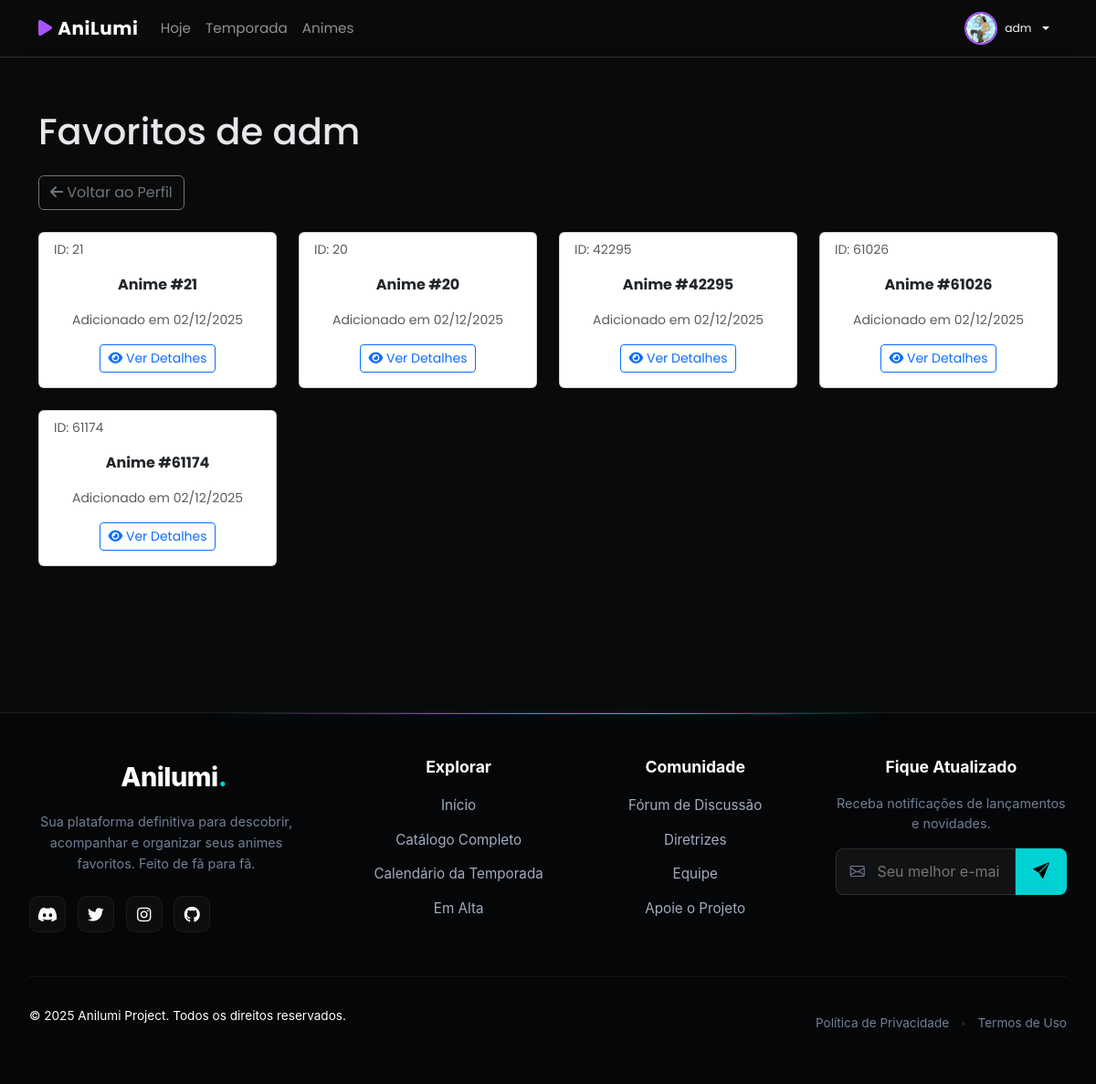
The app's page /perfil/adm/favoritos/ (signed in) with its own data.
### perfil/models.py (models this page shows, shortened)
class Perfil(models.Model):
    user = models.OneToOneField(User, on_delete=models.CASCADE, related_name='perfil')
    avatar = models.ImageField(
        upload_to="avatars/%Y/%m/",
        null=True,
        blank=True,
        help_text="Avatar do usuário (recomendado: 200x200px)"
    )
    bio = models.TextField(
        blank=True,
        max_length=500,
        help_text="Biografia do usuário (máx 500 caracteres)"
    )
    criado_em = models.DateTimeField(auto_now_add=True)
    atualizado_em = models.DateTimeField(auto_now=True)
    class Meta:
        verbose_name = 'Perfil'
        verbose_name_plural = 'Perfis'

### core/models.py (models this page shows, shortened)
class Favorito(models.Model):
    anime_id = models.IntegerField(help_text="ID do anime no MyAnimeList")
    user = models.ForeignKey(User, on_delete=models.CASCADE, related_name='favoritos_anime')
    criado_em = models.DateTimeField(auto_now_add=True)
    class Meta:
        verbose_name = 'Favorito'
        verbose_name_plural = 'Favoritos'
        unique_together = ('anime_id', 'user')
        ordering = ['-criado_em']
        indexes = [
            models.Index(fields=['user', '-criado_em']),
        ]

### perfil/views.py (the view)
# urls.py: path('<str:username>/favoritos/', views.todos_favoritos_usuario, name='todos_favoritos'),
def todos_favoritos_usuario(request, username):
    usuario = get_object_or_404(User, username=username)
    favoritos_qs = usuario.favoritos_anime.all().order_by('-criado_em')
    paginator = Paginator(favoritos_qs, 12)
    page_number = request.GET.get('page', 1)
    page_obj = paginator.get_page(page_number)
    context = {
        'usuario': usuario,
        'page_obj': page_obj,
        'favoritos': page_obj.object_list,
        'total': paginator.count,
    }
    return render(request, 'perfil/todos_favoritos.html', context)

### perfil/templates/perfil/todos_favoritos.html (shortened to what this page needs)
{% extends 'base.html' %}
{% block content %}
<div class="container py-5">
    <h1 class="mb-4">Favoritos de {{ usuario.get_full_name|default:usuario.username }}</h1>
    <a href="{% url 'perfil:ver' usuario.username %}" class="btn btn-outline-secondary mb-4">
        <i class="fas fa-arrow-left"></i> Voltar ao Perfil
    </a>
    {% if favoritos %}
        <div class="row g-4">
            {% for fav in favoritos %}
                <div class="col-md-3">
                    <div class="card h-100">
                        <small class="text-muted ps-3 pt-2">ID: {{ fav.anime_id }}</small>
                        <div class="card-body text-center">
                            <p class="card-text fw-bold">Anime #{{ fav.anime_id }}</p>
                            <small class="text-muted d-block mb-3">
                                Adicionado em {{ fav.criado_em|date:"d/m/Y" }}
                            </small>
                            <a href="{% url 'core:anime_detail' fav.anime_id %}" class="btn btn-sm btn-outline-primary">
                                <i class="fas fa-eye"></i> Ver Detalhes
                            </a>
                        </div>
                    </div>
                </div>
            {% endfor %}
        </div>
    {% else %}
        <div class="alert alert-secondary">
            <i class="fas fa-inbox"></i> Nenhum anime favoritado
        </div>
    {% endif %}
</div>
{% endblock %}

### animecalendar/templates/base.html (shortened to what this page needs)
<!doctype html>
<html lang="pt-br">
<head>
  <link
    href="https://cdn.jsdelivr.net/npm/bootstrap@5.3.3/dist/css/bootstrap.min.css"
    rel="stylesheet"
  >
  <link
    rel="stylesheet"
    href="https://cdn.jsdelivr.net/npm/bootstrap-icons@1.11.3/font/bootstrap-icons.css"
  >
  <link
    rel="stylesheet"
    href="https://cdnjs.cloudflare.com/ajax/libs/font-awesome/6.0.0/css/all.min.css"
  >
</head>
<body>
<nav class="navbar navbar-expand-lg navbar-dark fixed-top">
  <div class="container">
    <a class="navbar-brand" href="{% url 'landing' %}">
      <i class="fas fa-play navbar-brand-icon"></i>
      AniLumi
    </a>
    <div class="collapse navbar-collapse" id="mainNavbar">
      <ul class="navbar-nav me-auto mb-2 mb-lg-0">
        <li class="nav-item">
          <a class="nav-link {% if request.resolver_match.url_name == 'landing' %}active{% endif %}"
             href="{% url 'landing' %}">
            Hoje
          </a>
        </li>
        <li class="nav-item">
          <a class="nav-link {% if request.resolver_match.app_name == 'calendar_app' %}active{% endif %}"
             href="{% url 'calendar_app:month_current' %}">
            Temporada
          </a>
        </li>
        <li class="nav-item">
          <a class="nav-link {% if request.resolver_match.app_name == 'anime' %}active{% endif %}"
             href="{% url 'anime:anime_list' %}">
            Animes
          </a>
        </li>
      </ul>
      <div class="d-flex align-items-center gap-3">
        {% if user.is_authenticated %}
          <div class="dropdown">
            <button class="btn btn-link btn-sm text-light dropdown-toggle d-flex align-items-center gap-2" type="button" data-bs-toggle="dropdown" style="text-decoration: none; padding: 0.25rem 0.5rem;">
              {% with perfil=user.perfil %}
                {% if perfil.avatar %}
                  <img
                    src="{{ perfil.avatar.url }}"
                    alt="{{ user.username }}"
                    class="rounded-circle"
                    style="width: 36px; height: 36px; object-fit: cover; border: 2px solid var(--primary);"
                    title="{{ user.username }}"
                  >
                {% else %}
                  <i class="bi bi-person-circle" style="font-size: 1.3rem;"></i>
                {% endif %}
                <span class="d-none d-md-inline small">{{ user.username }}</span>
              {% endwith %}
            </button>
          </div>
        {% endif %}
      </div>
    </div>
  </div>
</nav>
<main class="py-4 mt-5">
  {% block content %}{% endblock %}
</main>
<footer class="anilumi-footer">
    <div class="footer-glow-line"></div>
    <div class="footer-container">
        <div class="footer-grid">
            <div class="footer-brand-col">
                <a href="/" class="footer-logo">Anilumi<span class="dot">.</span></a>
                <p class="brand-desc">
                    Sua plataforma definitiva para descobrir, acompanhar e organizar seus animes favoritos. Feito de fã para fã.
                </p>
                <div class="social-icons">
                    <a href="#" class="social-link discord" aria-label="Discord"><i class="fab fa-discord"></i></a>
                    <a href="#" class="social-link twitter" aria-label="Twitter"><i class="fab fa-twitter"></i></a>
                    <a href="#" class="social-link instagram" aria-label="Instagram"><i class="fab fa-instagram"></i></a>
                    <a href="#" class="social-link github" aria-label="Github"><i class="fab fa-github"></i></a>
                </div>
            </div>
            <div class="footer-nav-col">
                <h4 class="footer-heading">Explorar</h4>
                <ul class="footer-links">
                    <li><a href="{% url 'landing' %}">Início</a></li>
                    <li><a href="{% url 'anime:anime_list' %}">Catálogo Completo</a></li>
                    <li><a href="{% url 'calendar_app:month_current' %}">Calendário da Temporada</a></li>
                    <li><a href="#">Em Alta</a></li>
                </ul>
            </div>
            <div class="footer-nav-col">
                <h4 class="footer-heading">Comunidade</h4>
                <ul class="footer-links">
                    <li><a href="#">Fórum de Discussão</a></li>
                    <li><a href="#">Diretrizes</a></li>
                    <li><a href="#">Equipe</a></li>
                    <li><a href="#">Apoie o Projeto</a></li>
                </ul>
            </div>
            <div class="footer-newsletter-col">
                <h4 class="footer-heading">Fique Atualizado</h4>
                <p class="newsletter-desc">Receba notificações de lançamentos e novidades.</p>
                <form class="newsletter-form" onsubmit="event.preventDefault();">
                    <div class="input-wrapper">
                        <i class="bi bi-envelope"></i>
                        <input type="email" placeholder="Seu melhor e-mail">
                    </div>
                    <button type="submit" class="btn-subscribe">
                        <i class="bi bi-send-fill"></i>
                    </button>
                </form>
            </div>
        </div>
        <div class="footer-bottom">
            <p class="copyright">&copy; 2025 Anilumi Project. Todos os direitos reservados.</p>
            <div class="legal-links">
                <a href="#">Política de Privacidade</a>
                <span class="separator">•</span>
                <a href="#">Termos de Uso</a>
            </div>
        </div>
    </div>
</footer>
</body>
</html>

### animecalendar/templates/base.html (style rules this page uses)
:root { --primary: #a855f7; --primary-hover: #9333ea; --dark-bg: #0a0a0a; --navbar-bg: rgba(10, 10, 10, 0.9); --card-bg: #020617; --text-main: #e5e7eb; --text-sec: #9ca3af; }
body { background: var(--dark-bg); color: var(--text-main); font-family: 'Poppins', -apple-system, BlinkMacSystemFont, system-ui, sans-serif; }
.navbar { background: var(--navbar-bg); backdrop-filter: blur(10px); border-bottom: 1px solid rgba(148, 163, 184, 0.25); }
.navbar-brand { font-weight: 700; letter-spacing: 0.03em; display: flex; align-items: center; gap: 0.35rem; }
.navbar-brand-icon { color: var(--primary); }
.nav-link { font-size: 0.95rem; }
main { min-height: calc(100vh - 72px - 60px); }
footer { background: #0a0a0a; border-top: 1px solid rgba(255, 255, 255, 0.1) !important; color: #ffffff !important; padding: 3rem 0 !important; margin-top: 4rem !important; text-align: center; }
footer a { color: #a855f7; text-decoration: none; transition: all 0.3s ease; }
.anilumi-footer { background-color: #050608; border-top: 1px solid rgba(255, 255, 255, 0.05); padding: 4rem 0 2rem; position: relative; color: #a0aec0; font-family: 'Inter', sans-serif; margin-top: auto; }
.footer-container { max-width: 1400px; margin: 0 auto; padding: 0 2rem; }
.footer-glow-line { position: absolute; top: 0; left: 50%; transform: translateX(-50%); width: 60%; height: 1px; background: linear-gradient(90deg, transparent, #8e44ad, #00d2d3, transparent); box-shadow: 0 0 15px rgba(0, 210, 211, 0.4); }
.footer-grid { display: grid; grid-template-columns: 1.5fr 1fr 1fr 1.2fr; gap: 3rem; margin-bottom: 3rem; }
.footer-logo { font-size: 1.8rem; font-weight: 800; color: #fff; text-decoration: none; margin-bottom: 1rem; display: inline-block; letter-spacing: -0.5px; }
.footer-logo .dot { color: #00d2d3; }
.brand-desc { font-size: 0.9rem; line-height: 1.6; margin-bottom: 1.5rem; color: #718096; max-width: 300px; }
.social-icons { display: flex; gap: 0.8rem; }
.social-link { width: 40px; height: 40px; border-radius: 10px; background: rgba(255, 255, 255, 0.03); border: 1px solid rgba(255, 255, 255, 0.05); display: flex; align-items: center; justify-content: center; color: #fff; text-decoration: none; transition: 0.3s; font-size: 1.1rem; }
.footer-heading { color: #fff; font-size: 1.1rem; font-weight: 700; margin-bottom: 1.2rem; }
.footer-links { list-style: none; padding: 0; margin: 0; }
.footer-links li { margin-bottom: 0.8rem; }
.footer-links a { color: #a0aec0; text-decoration: none; font-size: 0.95rem; transition: 0.2s; position: relative; }
.newsletter-desc { font-size: 0.9rem; margin-bottom: 1rem; color: #718096; }
.newsletter-form { display: flex; position: relative; max-width: 100%; }
.newsletter-form .input-wrapper { position: relative; width: 100%; }
.newsletter-form .input-wrapper i { position: absolute; left: 1rem; top: 50%; transform: translateY(-50%); color: #718096; }
.newsletter-form input { width: 100%; padding: 0.8rem 1rem 0.8rem 2.8rem; background: rgba(255, 255, 255, 0.05); border: 1px solid rgba(255, 255, 255, 0.1); border-radius: 8px; color: #fff; outline: none; transition: 0.3s; border-top-right-radius: 0; border-bottom-right-radius: 0; }
.btn-subscribe { background: #00d2d3; border: none; border-top-right-radius: 8px; border-bottom-right-radius: 8px; padding: 0 1.2rem; color: #000; font-size: 1.1rem; cursor: pointer; transition: 0.3s; }
.footer-bottom { border-top: 1px solid rgba(255, 255, 255, 0.05); padding-top: 2rem; display: flex; justify-content: space-between; align-items: center; font-size: 0.85rem; }
.legal-links a { color: #718096; text-decoration: none; transition: 0.2s; }
.separator { margin: 0 0.5rem; color: rgba(255,255,255,0.1); }

### records on screen
Perfil: avatar (picture)
Favorito: anime_id "21", criado_em "02/12/2025"
Favorito: anime_id "20", criado_em "02/12/2025"
Favorito: anime_id "42295", criado_em "02/12/2025"
Favorito: anime_id "61026", criado_em "02/12/2025"
Favorito: anime_id "61174", criado_em "02/12/2025"

### other values on screen
{{ user.username }} "adm"
{{ usuario.get_full_name|default:usuario.username }} "adm"
